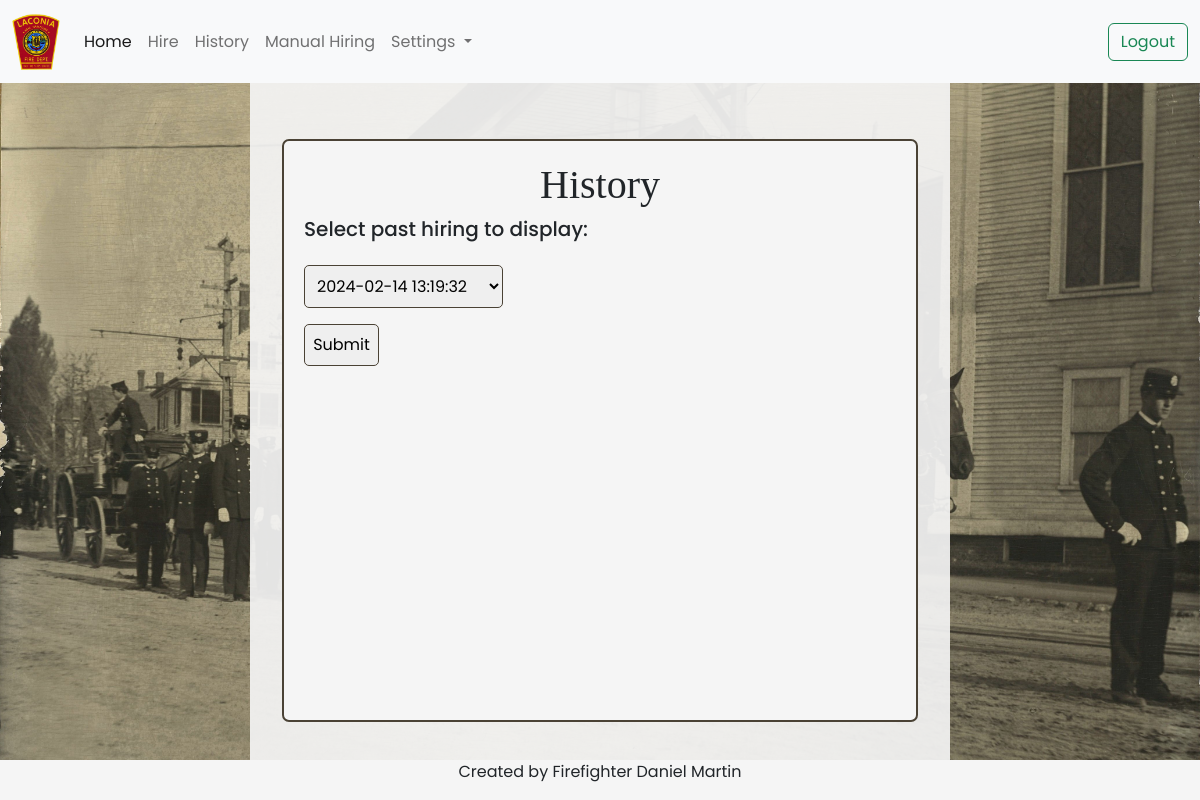
Before: /history (signed in) with the older database file.
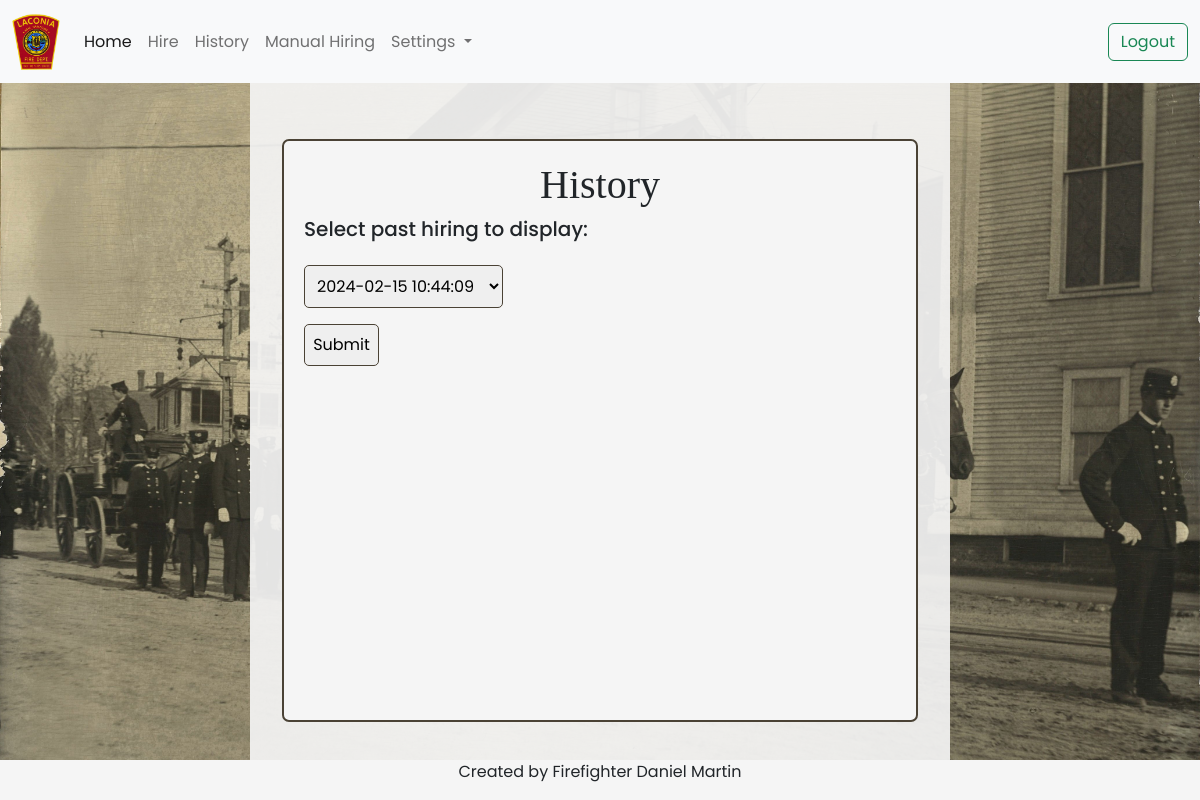
After: the same page with the newer database file.
### helpers.py (models this page shows)
class Base(MappedAsDataclass, DeclarativeBase):
    pass

class Hiring_list (Base):
    __tablename__ = "hiring_list"
    id: Mapped[int] = mapped_column(primary_key=True, init=False)
    hiring_id: Mapped[int]
    created_at: Mapped[str]

### app.py (the view)
@app.route("/history", methods=["GET", "POST"])
@login_required
def history():
    if request.method == "POST":
        session['officers_past_hiring_day_1'] = []
        session['officers_past_hiring_night_1'] = []
        session['officers_past_hiring_day_2'] = []
        session['officers_past_hiring_night_2'] = []
        session['firefighters_past_hiring_day_1'] = []
        session['firefighters_past_hiring_night_1'] = []
        session['firefighters_past_hiring_day_2'] = []
        session['firefighters_past_hiring_night_2'] = []
        past_id = request.form.get("past_hiring")
        past_platoon = db.execute(select(Hiring.platoon).where(Hiring.hiring_id == past_id))
        past_platoon = past_platoon.scalars().all()
        past_platoon = past_platoon[0]
        hiring_date = db.execute(select(Hiring_list.created_at).where(Hiring_list.hiring_id == past_id))
        hiring_date = hiring_date.scalars().all()
        hiring_datetime = datetime.strptime(hiring_date[0], '%Y-%m-%d %H:%M:%S')
        display_date = datetime.strftime(hiring_datetime, '%-m/%-d/%Y')
        daynight = ["day", "night"]
        day = 1
        while day <= DAYS_COVERED:
            for rank in hiring_tiers:
                rnk = rank['tier'].lower()
                for time in daynight:
                    past_hiring = db.execute(
                        select(Hiring.covering_first, Hiring.covering_last, Hiring.out_first, Hiring.out_last)
                        .where(Hiring.hiring_id == past_id)
                        .where(Hiring.day == day)
                        .where(Hiring.rank == rank['tier'])
                        .where(Hiring.time == time)
                    )
                    past_hiring = past_hiring.mappings().all()
                    print("Past hiring:", past_hiring)
                    session[rnk + "_" + "past_hiring" + "_" + time + "_" + str(day)].extend(past_hiring)
            day += 1
        print(
            session['officers_past_hiring_day_1']
        )
        return render_template(
            "history_found.html",
            officers_day_1=session['officers_past_hiring_day_1'],
            officers_night_1=session['officers_past_hiring_night_1'],
            officers_day_2=session['officers_past_hiring_day_2'],
            officers_night_2=session['officers_past_hiring_night_2'],
            firefighters_day_1=session['firefighters_past_hiring_day_1'],
            firefighters_night_1=session['firefighters_past_hiring_night_1'],
            firefighters_day_2=session['firefighters_past_hiring_day_2'],
            firefighters_night_2=session['firefighters_past_hiring_night_2'],
            platoon=past_platoon,
            display_date=display_date
        )
    else:
        hiring_list = db.execute(
            select(Hiring_list.hiring_id, Hiring_list.created_at).order_by(Hiring_list.hiring_id.desc())
        )
        hiring_list = hiring_list.mappings().all()
        return render_template("history.html", hiring_list=hiring_list)

### helpers.py (called while the page is built)
def login_required(f):
    @wraps(f)
    def decorated_function(*args, **kwargs):
        if session.get("user_id") is None:
            return redirect("/login")
        return f(*args, **kwargs)
    return decorated_function

### templates/history.html (shortened to what this page needs)
{% extends "layout.html" %}
{% block main %}
    <div class="box">
        <h1 class="title">History</h1>
        <h5>Select past hiring to display:</h5>
        <form action="/history" method="post">
            <select class="select-main" id="past_hiring" name="past_hiring">
                {% for hiring in hiring_list %}
                    <option value="{{ hiring['hiring_id'] }}">{{ hiring['created_at'] }}</option>
                {% endfor %}
            </select>
            <br>
            <button class="button" type="submit">Submit</button>
        </form>
    </div>
{% endblock %}

### templates/layout.html (shortened to what this page needs)
<!DOCTYPE html>
<html lang="en">
    <head>
        <link href="https://cdn.jsdelivr.net/npm/bootstrap@5.2.3/dist/css/bootstrap.min.css" rel="stylesheet">
        <link rel="stylesheet" href="static/watchOffice.css">
    </head>
    <body>
        <nav class="navbar navbar-expand-lg bg-light">
            <div class="container-fluid">
                <a class="navbar-brand" href="#">
                    <img alt="emblem" class="d-inline-block align-text-top" src="static/patch.png" width="48">
                </a>
                <div class="collapse navbar-collapse" id="navbarSupportedContent">
                    <ul class="navbar-nav me-auto mb-2 mb-lg-0">
                        <li class="nav-item">
                            <a class="nav-link active" aria-current="page" href="/">Home</a>
                        </li>
                        <li class="nav-item">
                            <a class="nav-link" href="/hiring_a">Hire</a>
                        </li>
                        <li class="nav-item">
                            <a class="nav-link" href="/history">History</a>
                        </li>
                        <li class="nav-item">
                            <a class="nav-link" href="/manual_a">Manual Hiring</a>
                        </li>
                        <li class="nav-item dropdown">
                            <a class="nav-link dropdown-toggle" href="#" role="button" data-bs-toggle="dropdown" aria-expanded="false">
                                Settings
                            </a>
                        </li>
                    </ul>
                    <li class="d-flex" role="search">
                        <form action="/logout" method="get">
                            <button class="btn btn-outline-success" type="submit">Logout</button>
                        </form>
                    </li>
                </div>
            </div>
        </nav>
        <main>
            <div class="wrapper">
                {% block main %}
                {% endblock %}
            </div>
        </main>
        <footer class="footer">
            <p class="footer-text">Created by Firefighter Daniel Martin</p>
        </footer>
    </body>
</html>

### static/watchOffice.css (style rules this page uses)
body { background-image: url('chem_pumper.jpg'); background-repeat: no-repeat; background-position: center; background-attachment: fixed; background-size: cover; display: flex; flex-direction: column; height: 100vh; font-family: 'Poppins', sans-serif; }
.wrapper { background-color: rgba(245, 245, 245, 0.92); display: flex; margin: 0 auto; overflow: hidden; padding: 2rem; width: 700px; height: calc(100vh - 123px); }
.box { background-color: whitesmoke; border: 2px solid rgb(74, 66, 53); border-radius: 7px; width: 650px; height: 95%; margin-top: 3vh; margin-bottom: 2.5vh; overflow-y: auto; padding: 20px; }
.footer { background-color: whitesmoke; display: flex; justify-content: center; align-items: center; height: 40px; left: 0; bottom: 0; position: relative; margin-top: auto; width: 100%; }
.footer-text { text-color: rgb(144, 144, 144); text-align: center; }
.title { font-family: 'Playfair Display', serif; text-align: center; }
.button { border: 1px solid rgb(74, 66, 53); border-radius: 5px; font-family: 'Poppins', sans-serif; margin-top: 1rem; min-width: 75px; padding: 0.5rem; text-align: center; }
.select-main { border: 1px solid rgb(74, 66, 53); border-radius: 5px; font-family: 'Poppins', sans-serif; margin-top: 1rem; min-width: 75px; padding: 0.5rem; text-align: left; }

Changed rows visible on the page:
no longer on this page (row unchanged): Hiring_list: past_hiring "2024-02-14 13:19:32"
added Hiring_list: past_hiring "2024-02-15 10:44:09"
